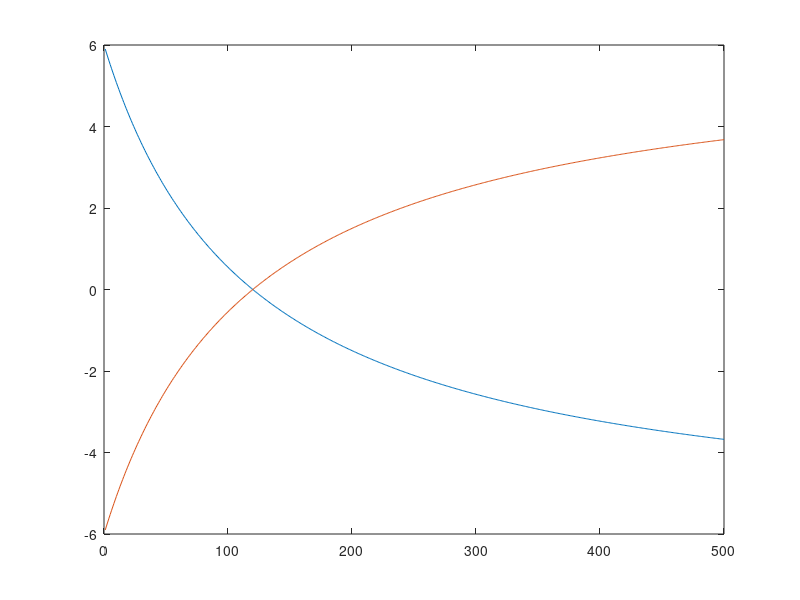

The MATLAB script that drew this image:
%Raman Singh
%2022UEE4518
v=12;r3=250;r4=250;r2=120;
vab=[];
r1=linspace(1,500,500);
for i=1:1:500
    vab(i)=v*(r2/(r1(i)+r2) - r4/(r3+r4));      %#ok<*SAGROW>
end
plot(r1,vab);
hold on
r1=120;
r2=linspace(1,500,500);
for i=1:1:500
    vab(i)=v*(r2(i)/(r1+r2(i)) - r4/(r3+r4));
end
plot(r2,vab);
hold off